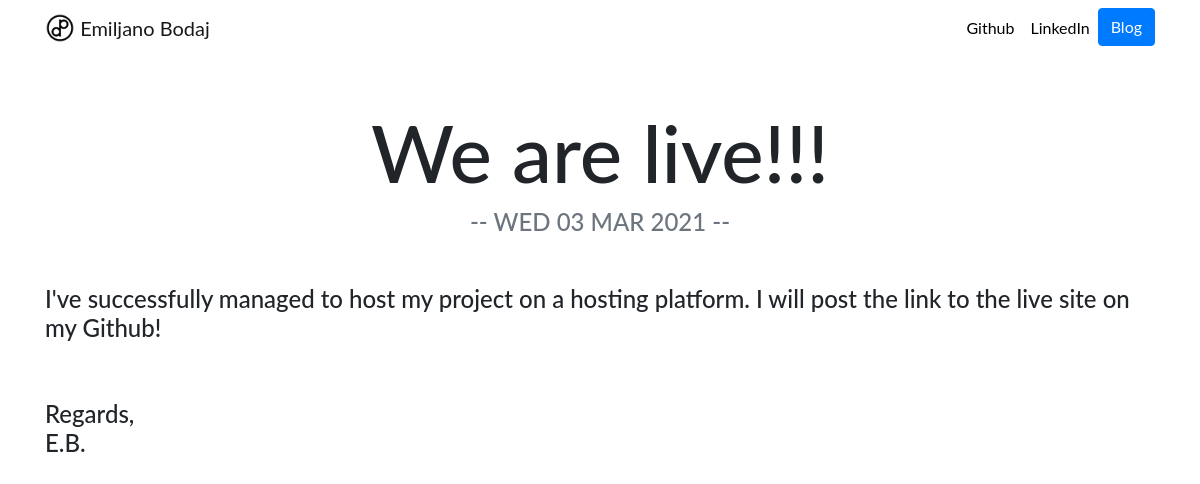
The app's page /blog/2/ with its own data.
### blog/models.py (models this page shows, shortened)
class Blog(models.Model):
    title = models.CharField(max_length = 90)
    description = models.TextField()
    date = models.DateField()

### blog/views.py (the view)
# urls.py: path('<int:blog_id>/', views.details, name = 'detail'),
def details(request, blog_id):
    a_blog = get_object_or_404(Blog, pk = blog_id)
    return render(request, 'blog/detail.html', {'a_blog':a_blog})

### blog/templates/blog/detail.html
{% extends "portfolio/styling.html" %}
{% load static %}
{% block content %}
<h2 class="text-center mt-5" id="blogdetailtitle">{{ a_blog.title }}</h2>
<h4 class="text-center text-muted mb-5">-- {{ a_blog.date|date:"D d M Y"|upper }} --</h4>
<h4>{{ a_blog.description|striptags }}
  <br>
  <br>
  <br>
  Regards, <br> E.B.
</h4>
{% endblock %}

### portfolio/static/portfolio/style.css (style rules this page uses)
body { font-family: 'Lato', sans-serif; }
@media (min-width: 992px) { #blogdetailtitle { font-size: 5rem; } }

### records on screen
Blog: title "We are live!!!", date "WED 03 MAR 2021", description "I've successfully managed to host my project on a hosting platform. I will post the link to the live site on my Github!"
